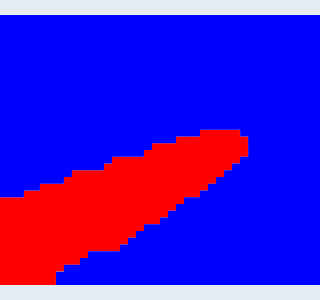

This figure's notebook cell:
### Markdown cell above
### Density binnning

### Code cell
st.cs.segment_densities(adata, 'unspliced', 50, k=3, dk=3, distance_threshold=3, background=False)
st.pl.contours(adata, 'unspliced_bins', scale=0.15)
